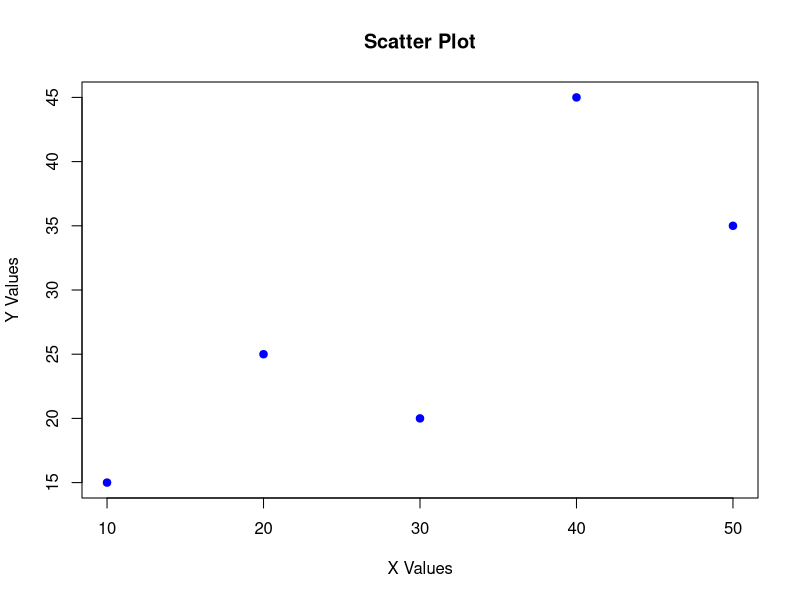

The R script that drew this image:

x <- c(10, 20, 30, 40, 50)
y <- c(15, 25, 20, 45, 35)


plot(x, y,
     main = "Scatter Plot",
     xlab = "X Values",
     ylab = "Y Values",
     col = "blue",
     pch = 19)
